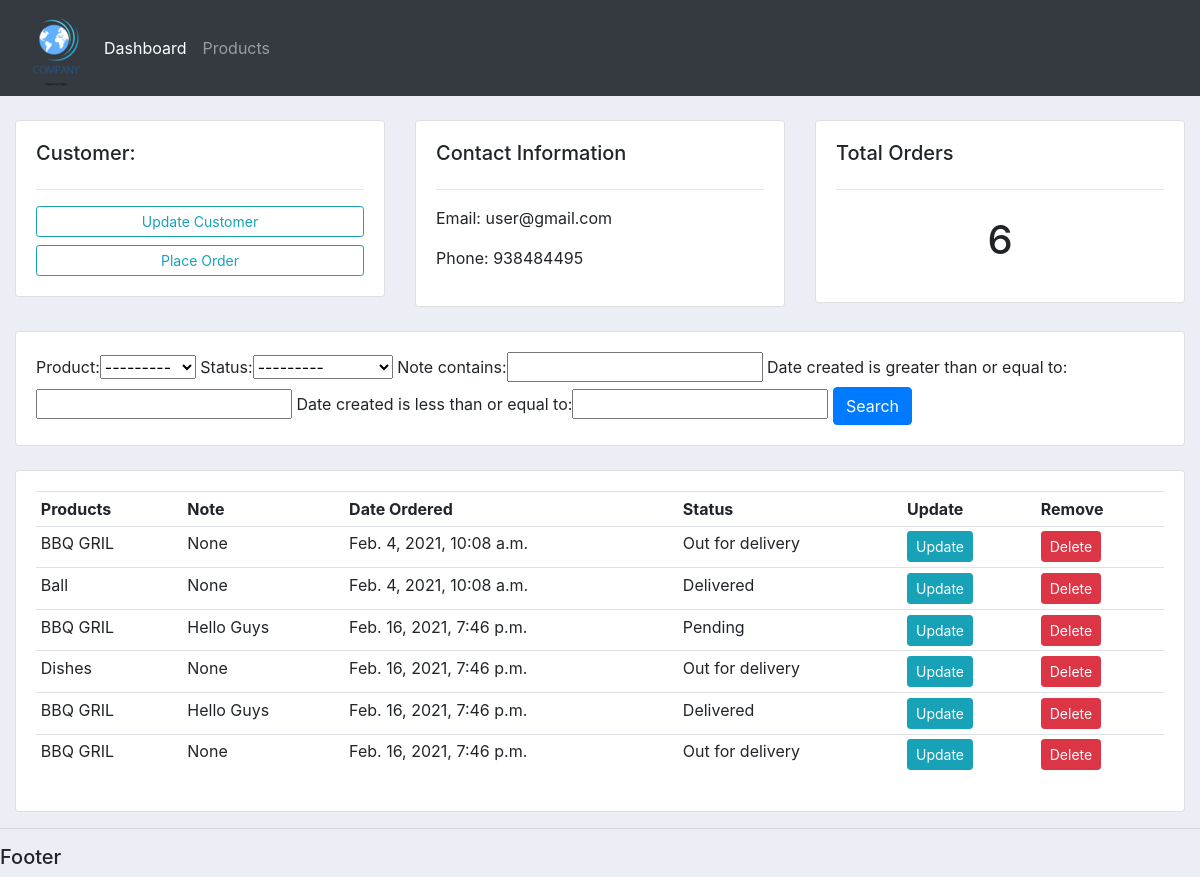
The app's page /customer/1/ with its own data.
### accounts/models.py (models this page shows, shortened)
class Customer(models.Model):
    name = models.CharField(max_length=200, null=True)
    phone = models.CharField(max_length=200, null=True)
    email = models.CharField(max_length=200, null=True)
    date_created = models.DateTimeField(auto_now_add=True, null=True)

class Order(models.Model):
    STATUS = (
            ('Pending','Pending'),
            ('Out for delivery', 'Out for delivery'),
            ('Delivered', 'Delivered'),
            )
    customer = models.ForeignKey(Customer, null=True, on_delete= models.SET_NULL)
    product = models.ForeignKey(Products, null=True, on_delete= models.SET_NULL)
    date_created = models.DateTimeField(auto_now_add=True, null=True)
    status = models.CharField(max_length=200, null=True, choices=STATUS)
    note = models.CharField(max_length=200, null=True)

class Products(models.Model):
    CATEGORY = (
              ('Indoor', 'Indoor'),
              ('Out Door', 'Out Door'),
              )
    name = models.CharField(max_length=200, null=True)
    price = models.FloatField(null=True)
    category = models.CharField(max_length=200, null=True, choices=CATEGORY)
    description = models.CharField(max_length=200, null=True, blank=True)
    date_created = models.DateTimeField(auto_now_add=True, null=True)
    tag = models.ManyToManyField(Tag)
    def __str__(self):
        return self.name

### accounts/views.py (the view)
# urls.py: path('customer/<str:new_value>/', views.customer, name="customer"),
def customer(request, new_value):
    customer = Customer.objects.get(id=new_value)
    orders = customer.order_set.all()
    order_count = orders.count()
    myFilter = orderFilter(request.GET, queryset=orders)
    orders = myFilter.qs
    context = {'customer':customer,'orders': orders,'order_count':order_count, 'myFilter': myFilter}
    return render(request,'accounts/customer.html',context)

### accounts/templates/accounts/customer.html
{% extends 'accounts/main.html' %}
{% block content %}
    <br>
<div class="row">
    <div class="col-md">
        <div class="card card-body">
           <h5>Customer:</h5>
           <hr>
           <a class="btn btn-outline-info  btn-sm btn-block" href="">Update Customer</a>
           <a class="btn btn-outline-info  btn-sm btn-block" href="{% url 'create_order' customer.id %}">Place Order</a>
        </div>
    </div>
    <div class="col-md">
        <div class="card card-body">
            <h5>Contact Information</h5>
            <hr>
            <p>Email: {{customer.email}}</p>
            <p>Phone: {{customer.phone}}</p>
        </div>
    </div>
    <div class="col-md">
        <div class="card card-body">
            <h5>Total Orders</h5>
            <hr>
            <h1 style="text-align: center;padding: 10px">{{order_count}}</h1>
        </div>
    </div>
</div>
<br>
<div class="row">
    <div class="col">
        <div class="card card-body">
            <form method="get">
                {{myFilter.form}}
              <button class="btn btn-primary" type="Submit">Search</button>
            </form>
        </div>
    </div>
</div>
<br>
<div class="row">
    <div class="col-md">
        <div class="card card-body">
            <table class="table table-sm">
                <tr>
                    <th>Products</th>
                    <th>Note</th>
                    <th>Date Ordered</th>
                    <th>Status</th>
                    <th>Update</th>
                    <th>Remove</th>
                </tr>
                {% for order in orders %}
                 <tr>
                     <td>{{order.product}}</td>
                     <td>{{order.note}}</td>
                     <td>{{order.date_created}}</td>
                     <td>{{order.status}}</td>
                     <td><a class="btn btn-sm btn-info" href="{% url 'update_order' order.id %}">Update</a></td>
                     <td><a class="btn btn-sm btn-danger"href="{% url 'delete_order' order.id %}">Delete</a></td>
                </tr>
                {% endfor %}
            </table>
        </div>
    </div>
</div>
{% endblock %}

### static/css/main.css (style rules this page uses)
body { background-color: #ebeff5; }

### records on screen
Customer: email "user@gmail.com", phone "938484495"
Order: product "BBQ GRIL", note "None", date_created "Feb. 4, 2021, 10:08 a.m.", status "Out for delivery"
Order: product "Ball", note "None", date_created "Feb. 4, 2021, 10:08 a.m.", status "Delivered"
Order: product "BBQ GRIL", note "Hello Guys", date_created "Feb. 16, 2021, 7:46 p.m.", status "Pending"
Order: product "Dishes", note "None", date_created "Feb. 16, 2021, 7:46 p.m.", status "Out for delivery"
Order: product "BBQ GRIL", note "Hello Guys", date_created "Feb. 16, 2021, 7:46 p.m.", status "Delivered"
Order: product "BBQ GRIL", note "None", date_created "Feb. 16, 2021, 7:46 p.m.", status "Out for delivery"

### other values on screen
{{ order_count }} "6"
